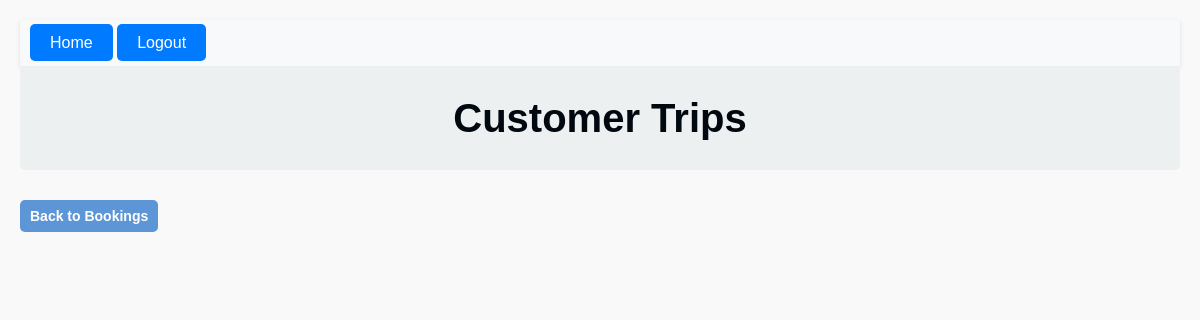
Page /customer-trips/14/ (signed in) on the earlier database version.
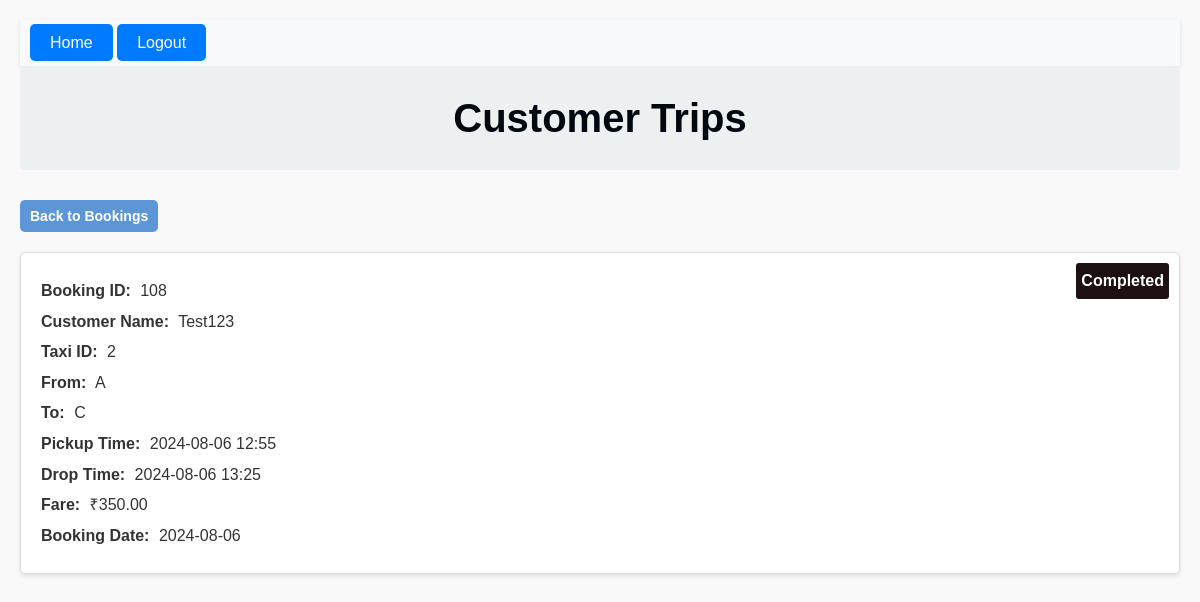
Same page on the later database version.
### bookings/models.py (models this page shows, shortened)
class Booking(models.Model):
    booking_id = models.AutoField(primary_key=True)
    taxi = models.ForeignKey(Taxi, on_delete=models.CASCADE)
    customer = models.ForeignKey(Customer, on_delete=models.CASCADE)
    pickup_point = models.CharField(max_length=1, choices=[('A', 'A'), ('B', 'B'), ('C', 'C'), ('D', 'D'), ('E', 'E'), ('F', 'F')])
    drop_point = models.CharField(max_length=1, choices=[('A', 'A'), ('B', 'B'), ('C', 'C'), ('D', 'D'), ('E', 'E'), ('F', 'F')])
    pickup_time = models.DateTimeField()
    drop_time = models.DateTimeField(default=None, null=True, blank=True)
    booking_time = models.TimeField(auto_now_add=True)
    booking_date = models.DateField(auto_now_add=True)
    fare_amount = models.DecimalField(max_digits=10, decimal_places=2,default=0)

class Customer(models.Model):
    user = models.OneToOneField(User, null=True, blank=True, on_delete=models.SET_NULL)
    customer_id = models.AutoField(primary_key=True)
    customer_name = models.CharField(max_length=255)
    address_line1 = models.CharField(max_length=255, null=True, blank=True)
    city = models.CharField(max_length=100, null=True, blank=True)
    postal_code = models.CharField(max_length=20, null=True, blank=True)
    country = models.CharField(max_length=100, null=True, blank=True)

class Taxi(models.Model):
    taxi_id = models.AutoField(primary_key=True)
    driver = models.OneToOneField(User, on_delete=models.SET_NULL, null=True, related_name='assigned_taxi')
    current_location = models.CharField(max_length=1, choices=[('A', 'A'), ('B', 'B'), ('C', 'C'), ('D', 'D'), ('E', 'E'), ('F', 'F')],default='A')
    earnings = models.DecimalField(max_digits=10, decimal_places=2, default=0.0)
    location_index = models.IntegerField(default=0)

### bookings/views.py (the view)
# urls.py: path('customer-trips/<int:customer_id>/', views.view_customer_trips, name='view_customer_trips'),
@login_required
def view_customer_trips(request, customer_id):
    if request.user.is_superuser or (hasattr(request.user, 'customer') and request.user.customer.customer_id == customer_id):
        customer_bookings = Booking.objects.filter(customer_id=customer_id)
        now = timezone.now()
        context = {
            'customer_bookings': customer_bookings,
            'now': now
        }
        return render(request, 'customer_trips.html', context)
    else:
        messages.error(request, "You don't have permission to view these trips.")
        return redirect('display_taxi_details')

### bookings/templates/customer_trips.html (shortened to what this page needs)
{% extends 'base.html' %}
{% block content %}
<body class="customer-body">
    <h1 class="customer-header">Customer Trips</h1>
    <div class="back-to-bookings">
        <a href="{% url 'display_taxi_details' %}" class="back-btn">Back to Bookings</a>
    </div>
    {% for booking in customer_bookings %}
    <div class="trip">
        {% if booking.drop_time < now %}
            <div class="completed-label">Completed</div>
        {% endif %}
        <p><strong>Booking ID:</strong> {{ booking.booking_id }}</p>
        <p><strong>Customer Name:</strong> {{ booking.customer.customer_name }}</p>
        <p><strong>Taxi ID:</strong> {{ booking.taxi.taxi_id }}</p>
        <p><strong>From:</strong> {{ booking.pickup_point }}</p>
        <p><strong>To:</strong> {{ booking.drop_point }}</p>
        <p><strong>Pickup Time:</strong> {{ booking.pickup_time|date:"Y-m-d H:i" }}</p>
        <p><strong>Drop Time:</strong> {{ booking.drop_time|date:"Y-m-d H:i" }}</p>
        <p><strong>Fare:</strong> ₹{{ booking.fare_amount }}</p>
        <p><strong>Booking Date:</strong> {{ booking.booking_date|date:"Y-m-d" }}</p>
    </div>
    {% endfor %}
</body>
{% endblock %}

Differences in the rows shown:
added Booking: shows "Completed", booking_id "108", customer.customer_name "Test123", taxi.taxi_id "2", pickup_point "A", drop_point "C", pickup_time "2024-08-06 12:55", drop_time "2024-08-06 13:25", fare_amount "350.00", booking_date "2024-08-06"
